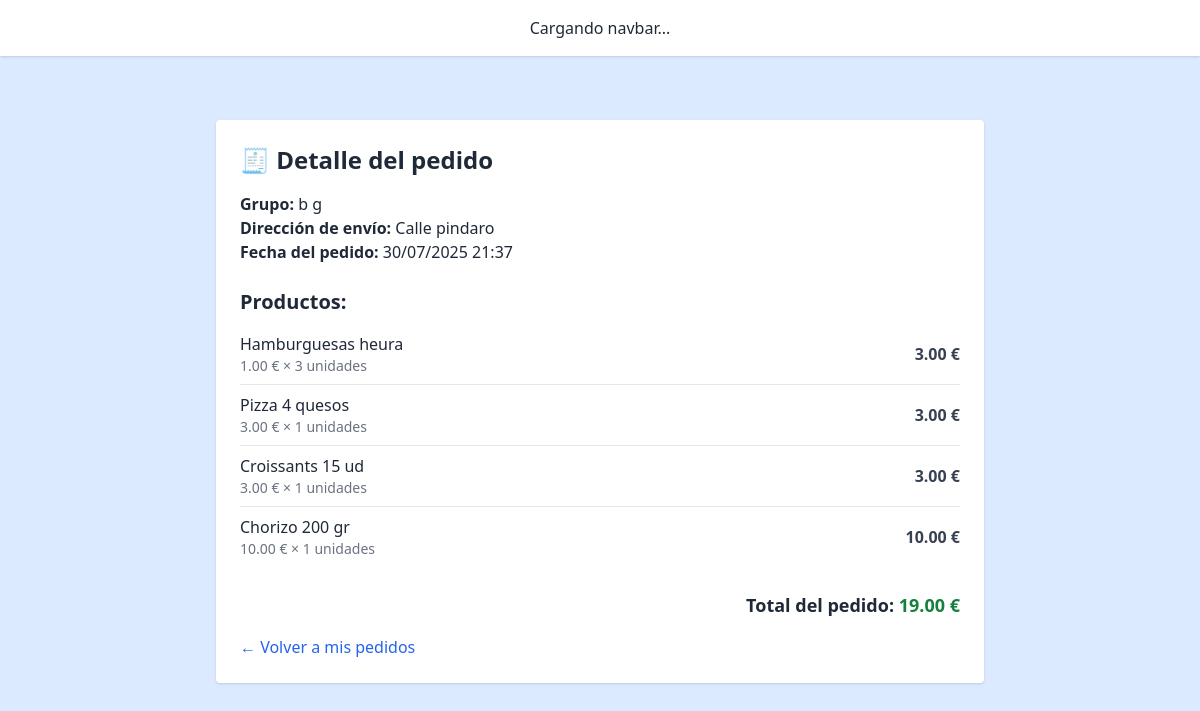
The page /order/5/ (signed in) on the database as committed earlier.
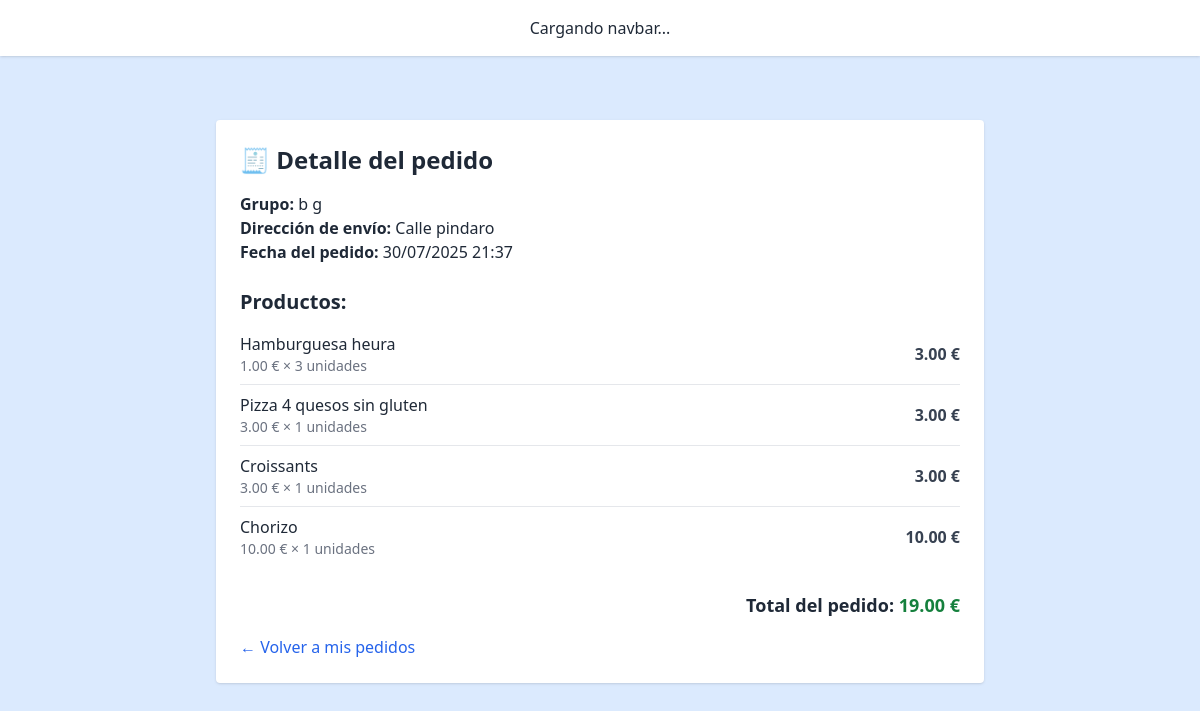
The same page on the database as committed later.
### core/models/order.py (models this page shows, shortened)
class OrderItem(models.Model):
    order = models.ForeignKey(Order, on_delete=models.CASCADE, related_name='items')
    product = models.ForeignKey(Product, on_delete=models.CASCADE)
    quantity = models.PositiveIntegerField()
    price = models.DecimalField(max_digits=8, decimal_places=2)
    def subtotal(self):
        return self.quantity * self.price

### core/models/product.py (models this page shows, shortened)
class Product(models.Model):
    name = models.TextField(max_length=100, help_text="Nombre del producto")
    price = models.DecimalField(max_digits=6, decimal_places=2, help_text="Precio del producto")
    stock = models.PositiveIntegerField(default=0, help_text="Cantidad disponible en el inventario")
    categories = models.ManyToManyField(Category, related_name='products')
    image = models.ImageField(upload_to='product_images/', blank=True, null=True, help_text="Imagen del producto")
    weight_kg = models.FloatField(
        null=True, blank=True,
        help_text="Peso total o capacidad del paquete del producto (en kilogramos o Litros). Ej: 0.5 para 500 gramos"
    )
    units = models.PositiveIntegerField(
        null=True, blank=True,
        help_text="Cantidad de unidades individuales que contiene el paquete. Ej: 6 para un pack de 6 latas"
    )
    weight_per_unit_kg = models.FloatField(
        null=True, blank=True,
        help_text="Peso o capacidad de una unidad del producto, si aplica (en kilogramos o litros). Ej: 0.33 para una lata de 330 ml"
    )
    description = models.TextField(
        blank=True,
        help_text="Descripción del producto (ingredientes, uso, etc.) para ayudar a OpenAI a planificar mejor"
    )

### core/views.py (the view)
# urls.py: path('order/<int:pk>/', order_detail_view, name='order_detail'),
def order_detail_view(request, pk):
    order = get_object_or_404(Order, pk=pk)
    if request.user not in order.group.members.all() and request.user != order.group.creator:
        return HttpResponseForbidden("No tienes permiso para ver este pedido.")
    return render(request, "core/order_detail.html", {"order": order})

### core/templates/core/order_detail.html
{% extends "base.html" %}
{% load custom_filters %}
{% block content %}
<div class="max-w-3xl mx-auto bg-white p-6 rounded shadow mt-10">
  <h2 class="text-2xl font-bold mb-4">🧾 Detalle del pedido</h2>
  <p><strong>Grupo:</strong> {{ order.group.name }}</p>
  <p><strong>Dirección de envío:</strong> {{ order.direccion }}</p>
  <p><strong>Fecha del pedido:</strong> {{ order.created_at|date:"d/m/Y H:i" }}</p>
  <h3 class="text-xl font-semibold mt-6 mb-2">Productos:</h3>
  <div class="divide-y divide-gray-200">
    {% for item in order.items.all %}
      <div class="py-2 flex justify-between items-center">
        <div>
          <p class="font-medium">{{ item.product.name }}</p>
          <p class="text-sm text-gray-500">
            {{ item.price|floatformat:2 }} € × {{ item.quantity }} unidades
          </p>
        </div>
        <div class="text-right font-semibold text-gray-700">
            {{ item.subtotal|floatformat:2 }} €
        </div>
      </div>
    {% empty %}
      <p class="text-gray-500">Este pedido no tiene productos.</p>
    {% endfor %}
  </div>
  <div class="mt-6 text-right text-lg font-bold">
    Total del pedido: <span class="text-green-700">{{ order.total_price|floatformat:2 }} €</span>
  </div>
  <div class="mt-4">
    <a href="/orders" class="text-blue-600 hover:underline">← Volver a mis pedidos</a>
  </div>
</div>
{% endblock %}

Rows that differ between the two databases and show on the page:
changed through a linked row, OrderItem: product.name "Hamburguesas heura" → "Hamburguesa heura"
changed through a linked row, OrderItem: product.name "Pizza 4 quesos" → "Pizza 4 quesos sin gluten"
changed through a linked row, OrderItem: product.name "Croissants 15 ud" → "Croissants"
changed through a linked row, OrderItem: product.name "Chorizo 200 gr" → "Chorizo"
